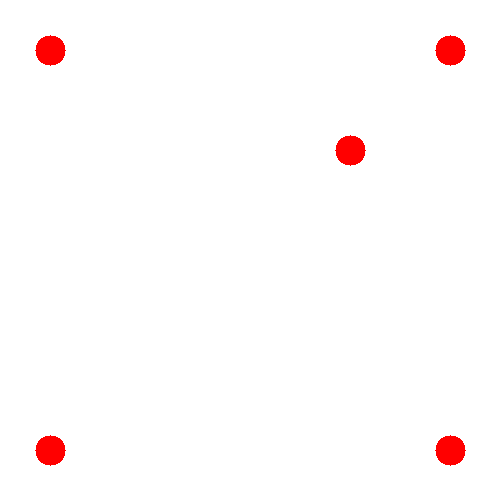
#> input picture tracking_marker.png, 500 x 500 px
$ python geometric_logic.py
#> lines starting #> are read from the running program, lines starting #| are printed output that depends on the picture; after the words box and inside, x2 and y2 are one past the last pixel; in counts of white or black regions, pixels touching at a corner belong together; long printed decimals are rounded
import cv2
import cv2 as cv
import numpy as np
from scipy.spatial.transform import Rotation as R

#################################################################################
font = cv.FONT_HERSHEY_SIMPLEX
org = (10,400)
fontScale = 0.7
color = (255,0,0)
thickness = 2
#################################################################################
def e_dist(a, b, metric='euclidean'):

    """Distance calculation for 1D, 2D and 3D points using einsum
    : a, b   - list, tuple, array in 1,2 or 3D form
    : metric - euclidean ('e','eu'...), sqeuclidean ('s','sq'...),
    :-----------------------------------------------------------------------
    """
    a = np.asarray(a)
    b = np.atleast_2d(b)
    a_dim = a.ndim
    b_dim = b.ndim
    if a_dim == 1:
        a = a.reshape(1, 1, a.shape[0])
    if a_dim >= 2:
        a = a.reshape(np.prod(a.shape[:-1]), 1, a.shape[-1])
    if b_dim > 2:
        b = b.reshape(np.prod(b.shape[:-1]), b.shape[-1])
    diff = a - b
    dist_arr = np.einsum('ijk,ijk->ij', diff, diff)
    if metric[:1] == 'e':
        dist_arr = np.sqrt(dist_arr)
    dist_arr = np.squeeze(dist_arr)
    return dist_arr
#################################################################################
def Diff(li1, li2):
    li_dif = [i for i in li1 + li2 if i not in li1 or i not in li2]
    return li_dif
################################################################################
img = cv2.imread('tracking_marker.png')
#> img is the input picture: shape (500, 500, 3); mean B, G, R 251.4, 251.4, 255
img = cv2.rotate(img, cv2.ROTATE_180)
hsv =cv.cvtColor(cv.blur(img,(7,7)),cv.COLOR_BGR2HSV)
#> hsv: shape (500, 500, 3); mean H, S, V 0, 3.6, 255
#hsv =cv.cvtColor(img,cv.COLOR_BGR2HSV)

mask1 = cv2.inRange(hsv, (0,100,80), (20,255,255))
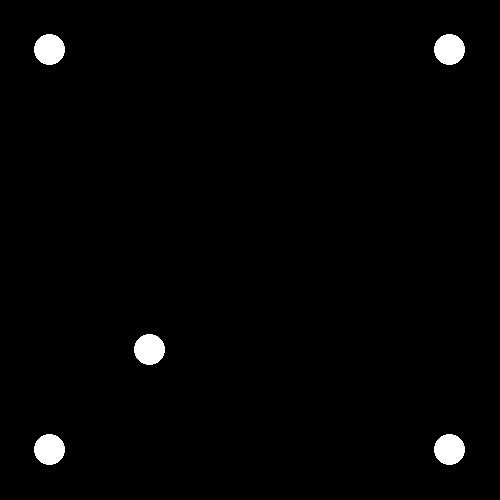
#> mask1: shape (500, 500); 1.5% white; 5 white regions
mask2 = cv2.inRange(hsv, (165,100,80), (180,255,255))
#> mask2: shape (500, 500); every value is 0

## Merge the mask and crop the red regions
mask = cv2.bitwise_or(mask1, mask2 )
#kernel = np.ones((30,30),np.uint8)
kernel = cv2.cv2.getStructuringElement(cv2.MORPH_ELLIPSE,(20,20))

#mask = cv.dilate(mask,kernel,iterations = 1)
#mask = cv.erode(mask,kernel,iterations = 1)
#ret2,th2 = cv2.threshold(gray,50,255,cv2.THRESH_BINARY_INV)
cv2.imshow('mask',mask)

contours, hierarchy = cv2.findContours(mask, cv2.RETR_TREE, cv2.CHAIN_APPROX_NONE)
#> contours = 5 contours; box (x1, y1, x2, y2) and area: (434, 434, 465, 465) 706, (34, 434, 65, 465) 706, (134, 334, 165, 365) 706, (434, 34, 465, 65) 706, (34, 34, 65, 65) 706
img = cv2.drawContours(img, contours, -1, (0,255,0), 3)

list_points = []

for c in contours:
    M = cv2.moments(c)
    if(cv2.contourArea(c) > 50 and cv2.contourArea(c) < (300*300)):
        #print('ok')

        cx = int(M['m10']/M['m00'])
        cy = int(M['m01']/M['m00'])
        list_points.append(np.array([cx,cy]))
#> this loop made 5 passes
#> (cx, cy) on passes 1 to 5: (449, 449), (49, 449), (149, 349), (449, 49), (49, 49)
#> after the loop, list_points = [[449, 449], [49, 449], [149, 349], [449, 49], [49, 49]]

list_points = np.asarray(list_points)
print(list_points)
#| [[449 449]
#|  [ 49 449]
#|  [149 349]
#|  [449  49]
#|  [ 49  49]]

if(len(list_points)==5):
        list_points=np.array(list_points)

        hull = np.squeeze(cv.convexHull(list_points))     # convex hull/ reject inner out of plane point
#> hull = [[449, 449], [49, 449], [49, 49], [449, 49]]
        print(list_points)
#| [[449 449]
#|  [ 49 449]
#|  [149 349]
#|  [449  49]
#|  [ 49  49]]
        print(hull)
#| [[449 449]
#|  [ 49 449]
#|  [ 49  49]
#|  [449  49]]
        centroid = hull.mean(axis=0)
#> centroid = [249, 249]

        idx = np.argsort(e_dist(list_points, (centroid[0],centroid[1])))
#> in e_dist, `a = np.asarray(a)`: a has the same summary as list_points outside e_dist
#> in e_dist, `b = np.atleast_2d(b)`: b = [[249, 249]]
#> in e_dist, `diff = a - b`: diff = [[200, 200], [-200, 200], [-100, 100], [200, -200], [-200, -200]]
#> in e_dist, `dist_arr = np.einsum('ijk,ijk->ij', diff, diff)`: dist_arr = [80000, 80000, 20000, 80000, 80000]
#> in e_dist, `dist_arr = np.sqrt(dist_arr)`: dist_arr = [282.8, 282.8, 141.4, 282.8, 282.8]
#> idx = [2, 0, 1, 3, 4]
        close = list_points[idx]
#> close = [[149, 349], [449, 449], [49, 449], [449, 49], [49, 49]]
        in_pt = close[0]
#> in_pt = [149, 349]

        cxx,cyy = in_pt[0],in_pt[1]
#> cxx = 149; cyy = 349
        print('inpt',cxx,cyy)
#| inpt 149 349

        idx = np.argsort(e_dist(hull, (cxx,cyy)))
#> idx = [1, 0, 2, 3]
        closest = hull[idx]
#> closest = [[49, 449], [449, 449], [49, 49], [449, 49]]

        tanvals = []
        for k in hull:
            xp,yp = k[0],k[1]
            tanvals.append(np.arctan2((yp-cyy),(xp-cxx)))
#> this loop made 4 passes
#> after the loop, tanvals = [0.322, 2.36, -1.89, -0.785]
        tanvals = np.asarray(tanvals)

        print('hull',hull)
#| hull [[449 449]
#|  [ 49 449]
#|  [ 49  49]
#|  [449  49]]
        sorted_hull = hull[tanvals.argsort()]
#> sorted_hull = [[49, 49], [449, 49], [449, 449], [49, 449]]
        print('srt_hull',sorted_hull)
#| srt_hull [[ 49  49]
#|  [449  49]
#|  [449 449]
#|  [ 49 449]]

        print('tanvals',tanvals)
#| tanvals [ 0.3218  2.356 -1.893 -0.7854]
        print('closest',closest[0])
#| closest [ 49 449]
        index = np.where(tanvals==np.arctan2((closest[0][1]-cyy),(closest[0][0]-cxx)))[0][0]
#> index = 1
        print('index',index)
#| index 1

        sorted_hull=np.roll(sorted_hull,index,axis=0)
#> sorted_hull = [[49, 449], [49, 49], [449, 49], [449, 449]]

        pt1,pt2,pt3,pt4 = sorted_hull
#> pt1 = [49, 449]; pt2 = [49, 49]; pt3 = [449, 49]; pt4 = [449, 449]
        cv.putText(img, str("pt1"), tuple(pt1.ravel()), font, fontScale, color, thickness, cv.LINE_AA)
        cv.putText(img, str("pt2"), tuple(pt2.ravel()), font, fontScale, color, thickness, cv.LINE_AA)
        cv.putText(img, str("pt3"), tuple(pt3.ravel()), font, fontScale, color, thickness, cv.LINE_AA)
        cv.putText(img, str("pt4"), tuple(pt4.ravel()), font, fontScale, color, thickness, cv.LINE_AA)
        cv.putText(img, str("in_pt"), tuple(in_pt.ravel()), font, fontScale, color, thickness, cv.LINE_AA)
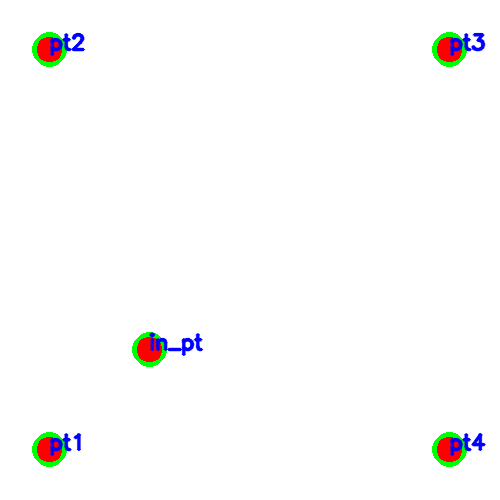
#> img: shape (500, 500, 3); mean B, G, R 251, 251.2, 251.3


cv2.imshow('img',img)
cv2.waitKey(0)
